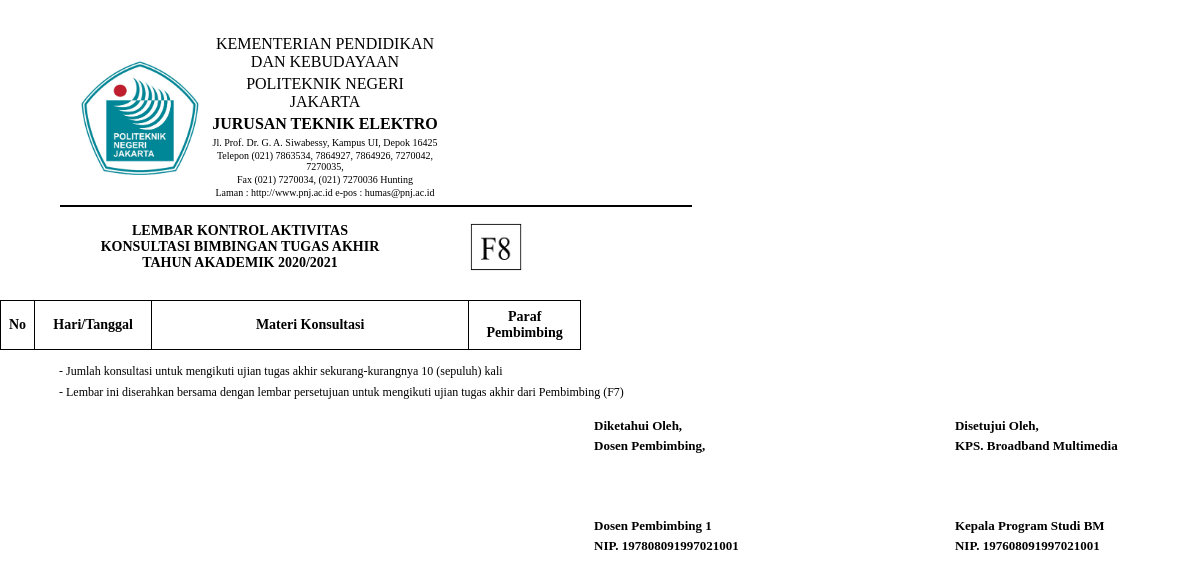
Screenshot of /apps/app_laporan/konsep.php (signed in) with the database file from the repository.
### tables this page shows
CREATE TABLE `kaprodi` (
  `id_kaprodi` int(2) NOT NULL,
  `nm_kaprodi` varchar(50) NOT NULL,
  `nip_kaprodi` char(18) NOT NULL,
  `no_telp` char(12) DEFAULT NULL,
  `id_prodi` int(2) NOT NULL,
  `username` char(8) NOT NULL,
  `password` char(8) NOT NULL,
  `status_user` varchar(7) NOT NULL DEFAULT 'kaprodi'
);

CREATE TABLE `prodi` (
  `id_prodi` int(2) NOT NULL,
  `nama_prodi` varchar(30) NOT NULL,
  `jenjang` varchar(5) NOT NULL
);

CREATE TABLE `dosen` (
  `id_dosen` int(3) NOT NULL,
  `nip_dosen` char(18) NOT NULL,
  `nm_dosen` varchar(50) NOT NULL,
  `no_telp` char(12) DEFAULT NULL,
  `username` char(10) NOT NULL,
  `password` char(10) NOT NULL,
  `status_user` varchar(5) NOT NULL DEFAULT 'dosen'
);

### apps/app_laporan/konsep.php (the view, shortened to what this page needs)
<?php
  include "sesi.php";
?>
<!DOCTYPE html>
<html>
<head>
  <link rel="stylesheet" type="text/css" href="laporan.css">
</head>
<body>
  <div class="page">
    <div class="header">
      <table class="tableheader" border="0" align="center" cellpadding="0" cellspacing="0">
        <tr style="border-bottom: 1px solid black;">
          <td width="120">
            <img src="../../assets/img/logo-pnj.png" width="120" height="120">
          </td>
          <td align="center" width="400">
            <p class="title">KEMENTERIAN PENDIDIKAN DAN KEBUDAYAAN</p>
            <p class="title">POLITEKNIK NEGERI JAKARTA</p>
            <p class="title"><strong>JURUSAN TEKNIK ELEKTRO</strong></p>
            <p class="subtitle">Jl. Prof. Dr. G. A. Siwabessy, Kampus UI, Depok 16425</p>
            <p class="subtitle">Telepon (021) 7863534, 7864927, 7864926, 7270042, 7270035,</p>
            <p class="subtitle">Fax (021) 7270034, (021) 7270036 Hunting</p>
            <p class="subtitle">Laman : http://www.pnj.ac.id e-pos : humas@pnj.ac.id</p>
          </td>
        </tr>
      </table>
    </div>
    <div class="divider"></div>
    <table class="tableheader" border="0" align="center" cellpadding="0" cellspacing="0">
      <tr style="border-bottom: 1px solid black;">
        <td align="center" width="440">
          <p class="title"><strong>LEMBAR KONTROL AKTIVITAS</strong></p>
          <p class="title"><strong>KONSULTASI BIMBINGAN TUGAS AKHIR</strong></p>
          <p class="title"><strong>TAHUN AKADEMIK 2020/2021</strong></p>
        </td>
        <td width="52">
          <img src="f8.png" width="52" height="49">
        </td>
      </tr>
    </table>
    <div class="batas"></div>
    <table border="1px" align="center" class="tabel">
      <tr class="head">
        <td width="5">No</td>
        <td width="100">Hari/Tanggal</td>
        <td width="300">Materi Konsultasi</td>
        <td width="95">Paraf Pembimbing</td>
      </tr>
    </table>
    <table border="0" class="ket">
      <tr>
        <td> - Jumlah konsultasi untuk mengikuti ujian tugas akhir sekurang-kurangnya 10 (sepuluh) kali</td>
      </tr>
      <tr>
        <td> - Lembar ini diserahkan bersama dengan lembar persetujuan untuk mengikuti ujian tugas akhir dari Pembimbing
          (F7)</td>
      </tr>
    </table>
    <table width="610" border="0" class="ttd" style="float:right;">
      <?php
        $stmt = $db_con->prepare("SELECT * FROM kaprodi, dosen, mahasiswa, prodi WHERE mahasiswa.nim='$_SESSION[user_session]' && mahasiswa.id_dosen=dosen.id_dosen && mahasiswa.id_prodi=kaprodi.id_prodi && kaprodi.id_prodi=prodi.id_prodi");
		$stmt->execute();
		while($row=$stmt->fetch(PDO::FETCH_ASSOC)) { ?>
      <tr>
        <td>Diketahui Oleh, </td>
        <td>&nbsp;</td>
        <td>Disetujui Oleh, </td>
      </tr>
      <tr>
        <td>Dosen Pembimbing, </td>
        <td>&nbsp;</td>
        <td>KPS. <?php echo $row['nama_prodi'];?></td>
      </tr>
      <tr>
        <td>&nbsp;</td>
        <td>&nbsp;</td>
        <td>&nbsp;</td>
      </tr>
      <tr>
        <td>&nbsp;</td>
        <td>&nbsp;</td>
        <td>&nbsp;</td>
      </tr>
      <tr>
        <td>&nbsp;</td>
        <td>&nbsp;</td>
        <td>&nbsp;</td>
      </tr>
      <tr>
        <td width="251"><?php echo $row['nm_dosen'];?></td>
        <td width="99">&nbsp;</td>
        <td width="239"><?php echo $row['nm_kaprodi'];?></td>
      </tr>
      <tr>
        <td>NIP. <?php echo $row['nip_dosen'];?></td>
        <td>&nbsp;</td>
        <td>NIP. <?php echo $row['nip_kaprodi'];?></td>
      </tr><?php }?>
    </table>
  </div>
</body>
</html>

### apps/app_laporan/laporan.css (style rules this page uses)
* { padding:0px; margin:0px; }
body { font-family:tahoma, 'sans-serif'; }
.batas { padding: 2px; }
.header { width: 400px; margin-left: 60px; margin-right: 40px; margin-top: 30px; float: center; }
.tableheader { margin-left: 15px; margin-top: 10px; margin-right: 15px; }
.tableheader tr td { padding:5px; font-size:14px; }
.header .title { font-size: 16px; margin-bottom: 4px; }
.header .subtitle { font-size: 10px; margin-bottom: 2px; }
.divider { margin-left: 60px; width: 632px; height: 2px; background-color: black; }
.tabel { border-collapse:collapse; margin-top: 10px; }
.tabel .head td { background:#fff; text-align:center; font-size:14px; font-weight:bold; }
.tabel tr td { border:1px solid #000; padding:8px; font-size:13px; }
.ttd { margin-left: 55px; margin-top: 10px; text-align:left; padding:1px; }
.ttd tr td { border:0px solid #000; padding:1px; font-size:13px; font-weight:bold; text-align:left; }
.ket { margin-left: 55px; margin-top: 10px; }
.ket tr td { border:0px solid #000; padding:2px; font-size:12px; }

### rows the page displays
kaprodi: id_prodi.nama_prodi "Broadband Multimedia", dosen.nm_dosen "Dosen Pembimbing 1", nm_kaprodi "Kepala Program Studi BM", dosen.nip_dosen "197808091997021001", nip_kaprodi "197608091997021001"
